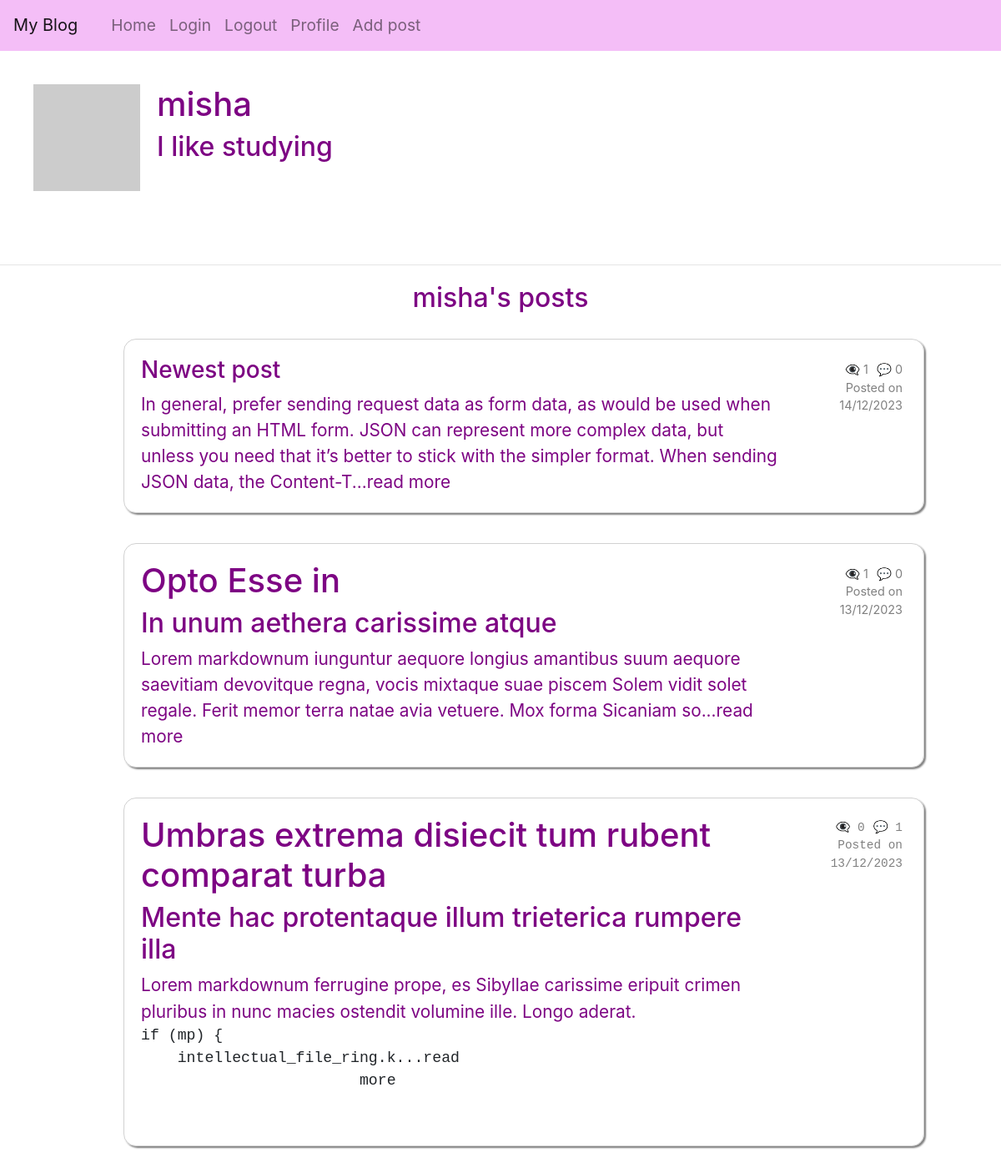
/user/misha (signed in), run on the app's committed database.
### app/models/models.py (models this page shows, shortened)
class User(UserMixin, db.Model):
    __tablename__ = "user"
    id = db.Column(db.Integer, primary_key=True)
    username = db.Column(String(64), unique=True, nullable=False)
    email = db.Column(db.String(120), unique=True, nullable=False)
    isAdmin = db.Column(db.Boolean, nullable=False)
    password_hash = db.Column(String(256))
    profile_image = db.Column(String(256))
    info = db.Column(String(256))
    posts = db.relationship('Post', back_populates='user', cascade='all, delete-orphan')
    comments = db.relationship('Comment', back_populates='user', cascade='all, delete-orphan')
    def get_avatar(self, size):
        digest = md5(self.email.lower().encode('utf-8')).hexdigest()
        self.profile_image = f'https://www.gravatar.com/avatar/{digest}?d=identicon&s={size}'
        return self.profile_image

class Post(db.Model):
    __tablename__ = "post"
    id = db.Column(db.Integer, primary_key=True)
    title = db.Column(String(250))
    title_html = db.Column(db.String(250))
    body = db.Column(String(2500))
    body_html = db.Column(db.String(2500))
    timestamp = db.Column(DateTime, default=func.now())
    user_id = db.Column(db.Integer, db.ForeignKey('user.id'), nullable=False)
    user = db.relationship('User', back_populates='posts')
    comments = db.relationship('Comment', back_populates='post', cascade='all, delete-orphan')
    views = db.Column(db.Integer, server_default=str(0))
    def get_comments_length(self):
        commments = Comment.query.filter_by(post_id=self.id).all()
        return len(commments)

### app/routes/routes.py (the view, shortened to what this page needs)
@blueprint.route('/user/<username>', methods=["GET", "POST"])
@login_required
def user(username):
        user = User.query.filter_by(username=username).first_or_404()
        form = PostForm()
        user.profile_image = user.get_avatar(128)
        posts = Post.query.filter_by(user_id=user.id).order_by(Post.timestamp.desc()).all()
        return render_template('profile.html', user=user, form=form, posts=posts)

### app/__init__.py (called while the page is built)
def create_app(test_config=None):
    app = Flask(__name__, instance_relative_config=True)
    app.config.from_object(Config)
    from app.models import db
    db.init_app(app)
    Bootstrap(app)
    PageDown(app)
    migrate = Migrate(app, db, render_as_batch=True)
    login = LoginManager(app)
    login.login_view = 'main.login'
    login.init_app(app)
    @login.user_loader
    def load_user(id):
        return db.session.get(User, int(id))
    from app.models.models import Post, User, MyModelView, Comment
    admin = Admin(app, name='my-blog', template_mode='bootstrap3')
    admin.add_view(MyModelView(User, db.session))
    admin.add_view(MyModelView(Post, db.session))
    admin.add_view(MyModelView(Comment, db.session))
    app.register_blueprint(blueprint)
    app.register_blueprint(error_blueprint)
    return app

### app/templates/profile.html (shortened to what this page needs)
{% extends "base.html" %} {% import "bootstrap/wtf.html" as wtf %}{% block
content %}
<div class="avatar-username">
    <div class="avatar-username">
        <img src="{{ user.profile_image }}" width="128" height="128" />
        <div>
            <h1>{{ user.username }}</h1>
            {% if user.info %}
            <h2>{{user.info}}</h2>
            {% endif %}
        </div>
    </div>
</div>
<hr />
 {% if posts %}
<h2 class="greeting">{{user.username}}'s posts</h2>
{% for post in posts%}
<div class="posts">
    <ul>
        <a href="{{url_for('main.post', id=post.id)}}" class="post-link">
            <li class="post">
                <div class="avatar-comment">
                    <div>
                        {% if post.title_html %} {{post.title_html | safe}} {%
                        else %}
                        <h1>{{post.title}}</h1>
                        {% endif %} {{(post.body_html | safe)[0:250]}}...read
                        more
                    </div>
                </div>
                <div class="comments-date">
                    <div class="comments-views">
                        {% if not post.views%}
                        <p>👁️‍🗨️ 0</p>
                        {% else %}
                        <p>👁️‍🗨️ {{post.views}}</p>
                        {% endif %}
                        <p>💬 {{post.get_comments_length()}}</p>
                    </div>
                    <p>Posted on</p>
                    <p>{{post.timestamp.strftime('%d/%m/%Y')}}</p>
                </div>
            </li></a
        >
    </ul>
</div>
{% endfor%} {% endif %} {% endblock %}

### app/static/style.css (style rules this page uses)
* { margin: 0; box-sizing: border-box; }
html { scroll-behavior: smooth; }
a { cursor: pointer; text-decoration: none; color: rgb(223, 71, 231); }
ul { list-style-type: none; margin-left: 1rem; font-size: larger; }
.greeting { text-align: center; color: rgb(125, 4, 131); margin: 20px 0; }
.posts { display: flex; flex-direction: column; align-items: center; }
.post { margin: 10px; border: 1px solid rgba(128, 128, 128, 0.364); border-radius: 15px; padding: 20px; box-shadow: 2px 2px 2px grey; width: 80vw; display: grid; grid-template-columns: 5fr 1fr; grid-template-rows: 1fr; }
.comments-date, .comments-date a { display: flex; flex-direction: column; font-size: 0.9rem; align-items: flex-end; justify-content: flex-start; color: grey; padding: 5px; }
.comments-views { display: flex; flex-direction: row; font-size: 0.9rem; justify-content: center; gap: 10px; }
.avatar-comment { display: flex; gap: 20px; align-items: center; color: rgb(125, 4, 131); }
.avatar-comment p { margin: 0; }
.comments-date p { display: flex; flex-direction: column; align-items: flex-end; margin: 0px; }
a .post { color: rgb(125, 4, 131); font-size: 1.3rem; }
.avatar-username { display: flex; flex-direction: row; justify-content: space-between; align-items: flex-start; gap: 20px; padding: 20px; color: rgb(125, 4, 131); }
hr { margin-top: 3rem; margin-bottom: 1rem; border: 0; border-top: 1px solid rgba(0, 0, 0, 0.1); }

### data on the page
User: username "misha", info "I like studying"
Post: title_html "Newest post", body_html "In general, prefer sending request data as form data, as would be used when submitting an HTML form. JSON can represent more complex data, but unless you need that it’s better to stick with the simpler format. When sending JSON data, the Content-T", views "1", get_comments_length "0", timestamp "14/12/2023"
Post: title_html "Opto Esse in", body_html "In unum aethera carissime atque Lorem markdownum iunguntur aequore longius amantibus suum aequore saevitiam devovitque regna, vocis mixtaque suae piscem Solem vidit solet regale. Ferit memor terra natae avia vetuere. Mox forma Sicaniam so", views "1", get_comments_length "0", timestamp "13/12/2023"
Post: title_html "Umbras extrema disiecit tum rubent comparat turba", body_html "Mente hac protentaque illum trieterica rumpere illa Lorem markdownum ferrugine prope, es Sibyllae carissime eripuit crimen pluribus in nunc macies ostendit volumine ille. Longo aderat. if (mp) { intellectual_file_ring.k", shows "👁️‍🗨️ 0", get_comments_length "1", timestamp "13/12/2023"
